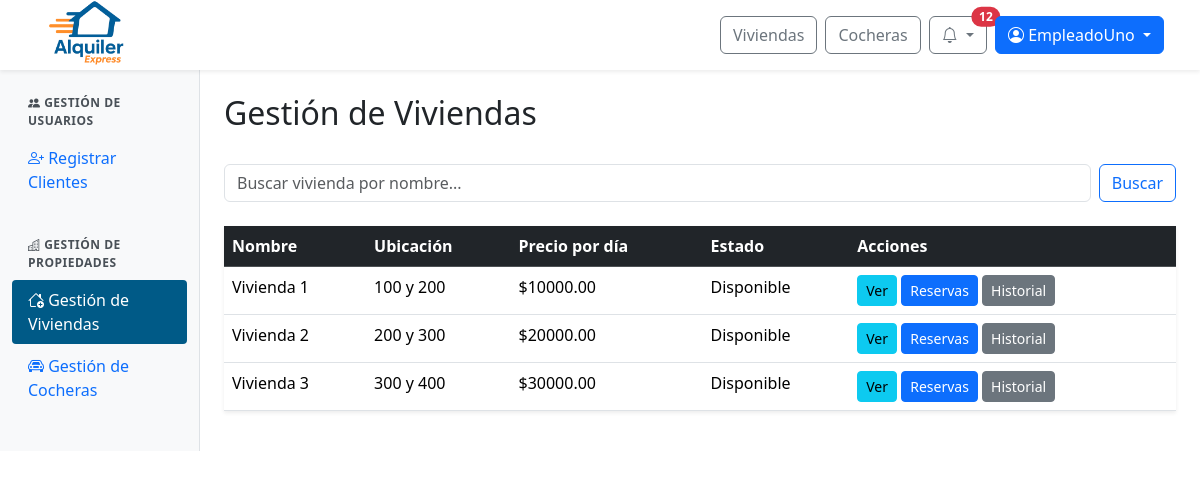
The page /panel/inmuebles/ (signed in) on the database its author committed.
### web/models.py (models this page shows, shortened)
class Inmueble(models.Model):
    id_inmueble = models.AutoField(primary_key=True)
    nombre = models.CharField(max_length=100, unique=True)
    direccion = models.TextField()
    provincia = models.ForeignKey(Provincia, on_delete=models.SET_NULL, null=True)
    ciudad = models.ForeignKey(Ciudad, on_delete=models.SET_NULL, null=True)
    descripcion = models.TextField()
    cantidad_banios = models.IntegerField()
    cantidad_ambientes = models.IntegerField()
    cantidad_camas = models.IntegerField()
    cantidad_huespedes = models.IntegerField()
    precio_por_dia = models.DecimalField(max_digits=10, decimal_places=2)
    politica_cancelacion = models.TextField()
    fecha_publicacion = models.DateField()
    cochera = models.ForeignKey(Cochera, null=True, blank=True, on_delete=models.SET_NULL)
    estado = models.ForeignKey(Estado, on_delete=models.SET_NULL, null=True)
    empleado = models.ForeignKey(Perfil, null=True, blank=True, on_delete=models.SET_NULL)
    minimo_dias_alquiler = models.PositiveIntegerField(default=1, verbose_name="Mínimo de días de alquiler")

class Estado(models.Model):
    id_estado = models.AutoField(primary_key=True)
    nombre = models.CharField(max_length=100)

### web/views/viewsAdminPropiedades.py (the view)
# urls.py: path('panel/inmuebles/', viewsAdminPropiedades.admin_inmuebles, name='admin_inmuebles'),
@login_required
@user_passes_test(is_admin_or_empleado)
def admin_inmuebles(request):
    query = request.GET.get('q', '').strip()
    inmuebles = Inmueble.objects.exclude(estado__nombre='Eliminado').order_by('nombre')
    if query:
        inmuebles = inmuebles.filter(
            Q(nombre__icontains=query) | Q(descripcion__icontains=query)
        )
    empleados = Perfil.objects.filter(usuario__groups__name="empleado")
    admins = Perfil.objects.filter(usuario__is_staff=True).distinct()
    fechas_max_ocupadas = {}
    for inmueble in inmuebles:
        reservas_activas = Reserva.objects.filter(
            inmueble=inmueble,
            estado__nombre__in=['Aprobada', 'Pagada', 'Confirmada'],
            fecha_inicio__gte=date.today()
        ).order_by('fecha_inicio')
        if reservas_activas.exists():
            fecha_bloqueo = reservas_activas.first().fecha_inicio - timedelta(days=1)
            fechas_max_ocupadas[inmueble.id_inmueble] = fecha_bloqueo.strftime('%Y-%m-%d')
        else:
            fechas_max_ocupadas[inmueble.id_inmueble] = None
    estados = list(Estado.objects.filter(nombre__in=["Disponible", "En Mantenimiento"]).values('id_estado', 'nombre'))
    id_disponible = next((e['id_estado'] for e in estados if e['nombre'] == "Disponible"), None)
    id_mantenimiento = next((e['id_estado'] for e in estados if e['nombre'] == "En Mantenimiento"), None)
    return render(request, 'admin/admin_inmuebles.html', {
        'inmuebles': inmuebles,
        'query': query,
        'empleados': empleados,
        'admins': admins,
        'estados': estados,
        'id_disponible': id_disponible,
        'id_mantenimiento': id_mantenimiento,
        'fechas_max_ocupadas': fechas_max_ocupadas,
    })

### web/authentication.py (called while the page is built)
    def get_user(self, user_id):
        try:
            return User.objects.get(pk=user_id)
        except User.DoesNotExist:
            return None

### web/context_processors.py (called while the page is built)
def notifications(request):
    if request.user.is_authenticated:
        try:
            return {
                'notificaciones': request.user.perfil.notificacion_set.order_by('-fecha_creacion')[:10],
                'notificaciones_no_leidas': request.user.perfil.notificacion_set.filter(leido=False).count()
            }
        except Exception:
            return {}
    return {}

def is_client_context(request):
    return {'is_client': is_client(request.user)}

### web/templatetags/user_groups.py (called while the page is built)
@register.filter(name='has_group')
def has_group(user, group_name):
    if not user.is_authenticated:
        return False
    return user.groups.filter(name=group_name).exists()

### web/utils.py (called while the page is built)
def is_client(user):
    return user.is_authenticated and user.groups.filter(name="cliente").exists()

def is_admin_or_empleado(user):
    return user.is_authenticated and (user.is_staff or user.groups.filter(name="empleado").exists())

### web/templates/admin/admin_inmuebles.html (shortened to what this page needs)
{% extends 'admin/admin_base.html' %}
{% block admin_content %}
<div class="d-flex justify-content-between align-items-center mb-4">
    <h2>Gestión de Viviendas</h2>
    <link rel="stylesheet" href="https://cdn.jsdelivr.net/npm/flatpickr/dist/flatpickr.min.css">
</div>
<form class="d-flex mb-4" role="search" method="GET" action="{% url 'admin_inmuebles' %}">
    <input class="form-control me-2" type="search" placeholder="Buscar vivienda por nombre..." aria-label="Search" name="q" value="{{ query }}">
    <button class="btn btn-outline-primary" type="submit">Buscar</button>
</form>
<div class="shadow-sm">
  <div class="card-body">
    <table class="table table-hover">
      <thead class="table-dark">
        <tr>
          <th>Nombre</th>
          <th>Ubicación</th>
          <th>Precio por día</th>
          <th>Estado</th>
          <th>Acciones</th>
        </tr>
      </thead>
      <tbody>
        {% for inmueble in inmuebles %}
        <tr>
          <td>{{ inmueble.nombre }}</td>
          <td>{{ inmueble.direccion }}</td>
          <td>${{ inmueble.precio_por_dia|floatformat:2 }}</td>
          <td>{{ inmueble.estado.nombre }}</td>
          <td>
            <a href="{% url 'detalle_inmueble' inmueble.id_inmueble %}" class="btn btn-sm btn-info" title="Ver Detalles">Ver</a>
            <a href="{% url 'admin_inmuebles_reservas' inmueble.id_inmueble %}" class="btn btn-sm btn-primary" title="Ver Estado/Reservas">Reservas</a>
            <a href="{% url 'admin_inmuebles_historial' inmueble.id_inmueble %}" class="btn btn-sm btn-secondary" title="Ver Historial">Historial</a>
          </td>
        </tr>
        {% empty %}
        <tr>
          <td colspan="5">No se encontraron viviendas.</td>
        </tr>
        {% endfor %}
      </tbody>
    </table>
  </div>
</div>
{% endblock %}

### web/templates/base/base.html (shortened to what this page needs)
{% load static %}
{% load user_groups %}
<!DOCTYPE html>
<html lang="es">
<head>
  <link rel="stylesheet" href="{% static 'css/normalize.css' %}">
  <link href="https://cdn.jsdelivr.net/npm/bootstrap@5.3.3/dist/css/bootstrap.min.css" rel="stylesheet">
  <link href="https://cdn.jsdelivr.net/npm/bootstrap-icons@1.10.5/font/bootstrap-icons.css" rel="stylesheet">
  <link rel="stylesheet" href="https://cdn.jsdelivr.net/npm/sweetalert2@11/dist/sweetalert2.min.css">
  <link rel="stylesheet" href="{% static 'css/global.css' %}">
  <link rel="stylesheet" href="{% static 'css/notification.css' %}">
  {% block extra_css %}{% endblock %}
</head>
<body>
  <nav class="navbar navbar-expand-lg navbar-light bg-white fixed-top shadow-sm px-4">
    <div class="navbar__container container-fluid d-flex align-items-center justify-content-between">
      <div class="d-flex align-items-center me-3">
        <a href="{% url 'index' %}">
          <img src="{% static 'img/logo-alquiler-express-3.png' %}" alt="Logo Alquiler Express" class="navbar__icon">
        </a>
      </div>
      <div class="navbar__buttons d-flex align-items-center ms-3">
        <a href="{% url 'buscar_inmuebles' %}" class="btn btn-outline-secondary me-2">Viviendas</a>
        <a href="{% url 'buscar_cocheras' %}" class="btn btn-outline-secondary me-2">Cocheras</a>
        {% if user.is_authenticated %}
          <div class="dropdown me-2">
            <button class="btn btn-outline-secondary position-relative dropdown-toggle"
                    type="button"
                    id="notificacionesDropdown"
                    data-bs-toggle="dropdown"
                    aria-expanded="false"
                    onclick="marcarTodasLeidas('{% url 'marcar_todas_leidas' %}', '{{ csrf_token }}')">
              <i class="bi bi-bell"></i>
              {% if notificaciones_no_leidas > 0 %}
                <span class="position-absolute top-0 start-100 translate-middle badge rounded-pill bg-danger">
                  {{ notificaciones_no_leidas }}
                </span>
              {% endif %}
            </button>
          </div>
          <div class="dropdown">
            <button class="btn btn-primary dropdown-toggle" type="button" id="userOptionsDropdown" data-bs-toggle="dropdown" aria-expanded="false">
              <i class="bi bi-person-circle"></i> {{ user.first_name|default:user.username }}
            </button>
          </div>
        {% else %}
          <a href="{% url 'login' %}" class="btn btn-outline-secondary me-2">Iniciar sesión</a>
          <a href="{% url 'register' %}" class="btn btn-primary">Registrarse</a>
        {% endif %}
      </div>
    </div>
  </nav>
  {% block content %}{% endblock content %}
</body>
</html>

### web/static/css/global.css (style rules this page uses)
:root { --color-azul-alquiler: #005A87; --color-azul-hover: #004466; --color-azul-active: #003347; --color-azul-focus-shadow: rgba(0, 90, 135, 0.25); --color-naranja-alquiler: #F26A1B; --color-naranja-hover: #d85b17; --color-naranja-active: #b84e14; --color-naranja-focus-shadow: rgba(242, 106, 27, 0.25); }
.navbar { height: 70px; }
.navbar__container { height: 70px; }
.navbar__icon { height: 72px; }

### web/static/css/admin.css (style rules this page uses)
:root { --color-azul-alquiler: #005A87; --color-naranja-alquiler: #F26A1B; --color-azul-hover: #004466; --color-naranja-hover: #d85b17; }

### rows shown on the page
Inmueble: nombre "Vivienda 1", direccion "100 y 200", precio_por_dia "10000.00", estado.nombre "Disponible"
Inmueble: nombre "Vivienda 2", direccion "200 y 300", precio_por_dia "20000.00", estado.nombre "Disponible"
Inmueble: nombre "Vivienda 3", direccion "300 y 400", precio_por_dia "30000.00", estado.nombre "Disponible"

### other values the page prints
{{ notificaciones_no_leidas }} "12"
{{ user.first_name|default:user.username }} "EmpleadoUno"
